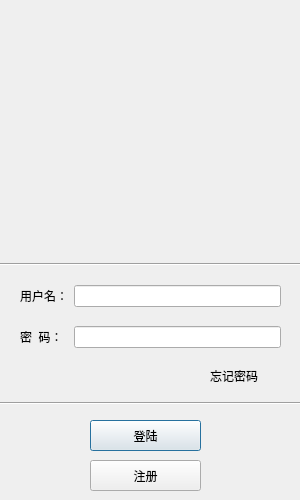
<?xml version="1.0" encoding="UTF-8"?>
<ui version="4.0">
 <class>LoginDialog</class>
 <widget class="QDialog" name="LoginDialog">
  <property name="geometry">
   <rect>
    <x>0</x>
    <y>0</y>
    <width>300</width>
    <height>500</height>
   </rect>
  </property>
  <property name="minimumSize">
   <size>
    <width>300</width>
    <height>500</height>
   </size>
  </property>
  <property name="maximumSize">
   <size>
    <width>300</width>
    <height>500</height>
   </size>
  </property>
  <property name="windowTitle">
   <string> Sign in</string>
  </property>
  <widget class="QLabel" name="label">
   <property name="geometry">
    <rect>
     <x>20</x>
     <y>0</y>
     <width>261</width>
     <height>251</height>
    </rect>
   </property>
   <property name="styleSheet">
    <string notr="true">image: url(:/images/logo.png);</string>
   </property>
   <property name="text">
    <string/>
   </property>
   <property name="alignment">
    <set>Qt::AlignCenter</set>
   </property>
  </widget>
  <widget class="QLabel" name="label_4">
   <property name="geometry">
    <rect>
     <x>210</x>
     <y>360</y>
     <width>69</width>
     <height>31</height>
    </rect>
   </property>
   <property name="text">
    <string>忘记密码</string>
   </property>
  </widget>
  <widget class="Line" name="line">
   <property name="geometry">
    <rect>
     <x>0</x>
     <y>256</y>
     <width>301</width>
     <height>16</height>
    </rect>
   </property>
   <property name="orientation">
    <enum>Qt::Horizontal</enum>
   </property>
  </widget>
  <widget class="QPushButton" name="login_pushButton">
   <property name="geometry">
    <rect>
     <x>90</x>
     <y>420</y>
     <width>111</width>
     <height>31</height>
    </rect>
   </property>
   <property name="text">
    <string>登陆</string>
   </property>
  </widget>
  <widget class="QPushButton" name="register_pushButton">
   <property name="geometry">
    <rect>
     <x>90</x>
     <y>460</y>
     <width>111</width>
     <height>31</height>
    </rect>
   </property>
   <property name="text">
    <string>注册</string>
   </property>
  </widget>
  <widget class="Line" name="line_2">
   <property name="geometry">
    <rect>
     <x>0</x>
     <y>395</y>
     <width>301</width>
     <height>16</height>
    </rect>
   </property>
   <property name="orientation">
    <enum>Qt::Horizontal</enum>
   </property>
  </widget>
  <widget class="QWidget" name="layoutWidget">
   <property name="geometry">
    <rect>
     <x>20</x>
     <y>272</y>
     <width>261</width>
     <height>91</height>
    </rect>
   </property>
   <layout class="QGridLayout" name="gridLayout">
    <item row="0" column="0">
     <widget class="QLabel" name="label_2">
      <property name="text">
       <string>用户名：</string>
      </property>
     </widget>
    </item>
    <item row="0" column="1">
     <widget class="QLineEdit" name="lineEdit"/>
    </item>
    <item row="1" column="0">
     <widget class="QLabel" name="label_3">
      <property name="text">
       <string>密  码：</string>
      </property>
     </widget>
    </item>
    <item row="1" column="1">
     <widget class="QLineEdit" name="lineEdit_2"/>
    </item>
   </layout>
  </widget>
 </widget>
 <resources/>
 <connections/>
</ui>
